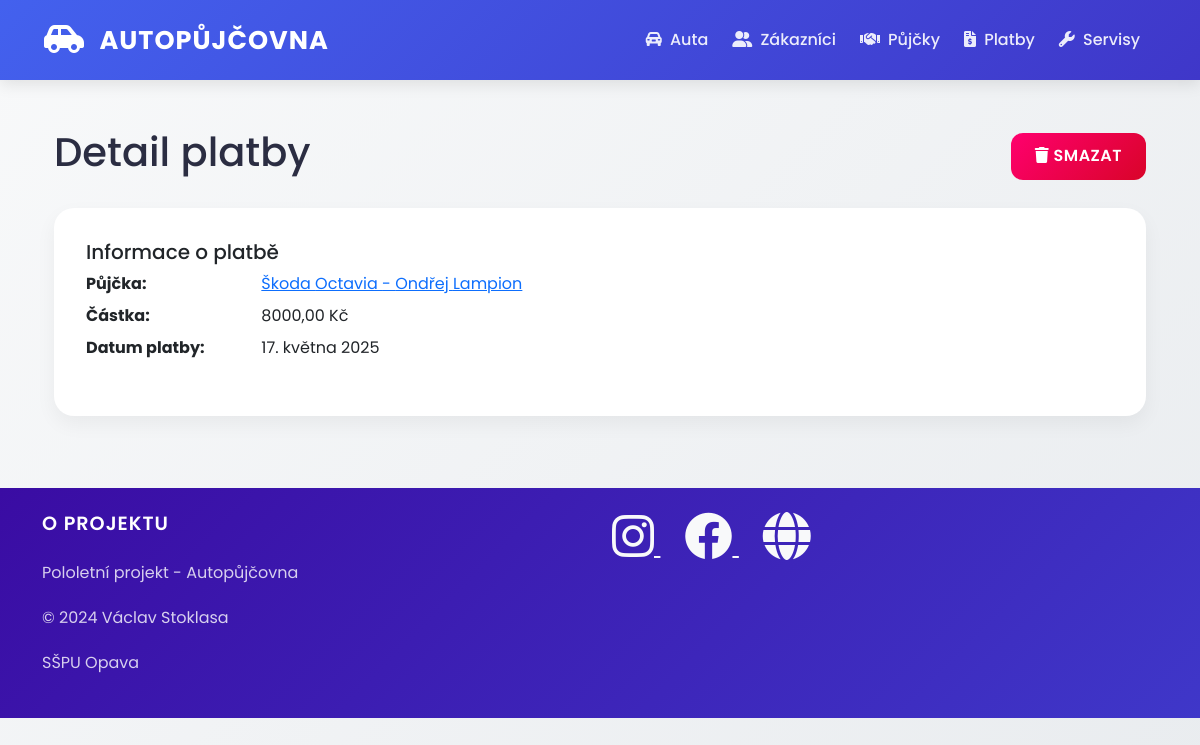
Page /platby/1/ on the committed database.
### auto/models.py (models this page shows, shortened)
class Platba(models.Model):
    datum_platby = models.DateField(verbose_name="Datum platby")
    castka = models.DecimalField(max_digits=9, decimal_places=2, verbose_name="Částka")
    pujcka = models.ForeignKey(Pujcka, on_delete=models.CASCADE, verbose_name="Půjčka")
    class Meta:
        verbose_name = "Platba"
        verbose_name_plural = "Platby"

class Pujcka(models.Model):
    datum_pujceni = models.DateField()
    datum_vraceni = models.DateField(blank=True, null=True)
    zakaznik = models.ForeignKey(Zakaznik, on_delete=models.CASCADE)
    auto = models.ForeignKey(Auto, on_delete=models.CASCADE)
    cena = models.DecimalField(max_digits=10, decimal_places=2)
    class Meta:
        verbose_name = "Pujcka"
        verbose_name_plural = "Pujcky   "

class Auto(models.Model):
    znacka = models.CharField(max_length=45,verbose_name="Značka auta",help_text="Zadejte značku auta")
    model = models.CharField(max_length=45,verbose_name="Model dané značky auta")
    rok_vyroby = models.PositiveIntegerField(blank=True, null=True, validators=[MinValueValidator(1900), MaxValueValidator(2025)],verbose_name='Rok vydání', help_text='Zadejte rok vydání (1900 - 2025)')
    dostupnost = models.BooleanField()
    cena_za_den = models.DecimalField(max_digits=10, decimal_places=2)
    class Meta:
        verbose_name = "Auto"
        verbose_name_plural = "Auta"

class Zakaznik(models.Model):
    jmeno = models.CharField(max_length=45,verbose_name="Jméno zákazníka",help_text="Zadejte křestní jméno",error_messages={'blank': "Jméno autora musí být vyplněno!"})
    prijmeni = models.CharField(max_length=45,verbose_name="Přijmení zakazníka",help_text="Zadejte přijemní",error_messages={'blank':"Přijmení autora musí být vyplněno!"})
    datum_narozeni = models.DateField(blank=True, null=True, verbose_name='Datum narození')
    email = models.CharField(max_length=38,verbose_name="e-mail zákaznika",help_text="Zadejte e-mail")
    telefon = models.CharField(max_length=9)
    class Meta:
        ordering = ['prijmeni', 'jmeno']
        verbose_name = 'Zakazník'
        verbose_name_plural = 'Zákazníci'

### auto/views.py (the view)
# urls.py: path('platby/<int:pk>/', views.detail_platby, name='detail_platby'),
def detail_platby(request, pk):
    platba = get_object_or_404(Platba, pk=pk)
    return render(request, 'platby/detail.html', {'platba': platba})

### auto/templates/platby/detail.html (shortened to what this page needs)
{% extends "base.html" %}
{% block content %}
<div class="container">
    <div class="row">
        <div class="col-12">
            <div class="d-flex justify-content-between align-items-center mb-4">
                <h1>Detail platby</h1>
                <div>
                    <button type="button" class="btn btn-danger" data-toggle="modal" data-target="#smazatPlatbu">
                        <i class="fas fa-trash"></i> Smazat
                    </button>
                </div>
            </div>
            <div class="card">
                <div class="card-body">
                    <div class="row">
                        <div class="col-md-6">
                            <h5 class="card-title">Informace o platbě</h5>
                            <dl class="row">
                                <dt class="col-sm-4">Půjčka:</dt>
                                <dd class="col-sm-8">
                                    <a href="{% url 'detail_pujcky' platba.pujcka.pk %}">
                                        {{ platba.pujcka.auto.znacka }} {{ platba.pujcka.auto.model }} -
                                        {{ platba.pujcka.zakaznik.jmeno }} {{ platba.pujcka.zakaznik.prijmeni }}
                                    </a>
                                </dd>
                                <dt class="col-sm-4">Částka:</dt>
                                <dd class="col-sm-8">{{ platba.castka }} Kč</dd>
                                <dt class="col-sm-4">Datum platby:</dt>
                                <dd class="col-sm-8">{{ platba.datum_platby }}</dd>
                            </dl>
                        </div>
                    </div>
                </div>
            </div>
        </div>
    </div>
</div>
{% endblock %}

### static/css/style.css (style rules this page uses)
:root { --primary-color: #4361ee; --secondary-color: #3f37c9; --success-color: #4cc9f0; --info-color: #4895ef; --warning-color: #f72585; --danger-color: #ff006e; --dark-color: #3a0ca3; --light-color: #f8f9fa; --gray-color: #b5b5b5; }
body { font-family: 'Poppins', sans-serif; background: linear-gradient(135deg, #f8f9fa 0%, #e9ecef 100%); color: #2b2d42; min-height: 100vh; }
.card { border: none; border-radius: 20px; box-shadow: 0 8px 20px rgba(0, 0, 0, 0.05); transition: all 0.3s ease; background: white; overflow: hidden; }
.card-body { padding: 2rem; }
.btn { border-radius: 12px; padding: 0.7rem 1.5rem; font-weight: 600; text-transform: uppercase; letter-spacing: 0.5px; transition: all 0.3s ease; position: relative; overflow: hidden; }
.btn::after { content: ''; position: absolute; top: 0; left: 0; width: 100%; height: 100%; background: linear-gradient(rgba(255,255,255,0.2), transparent); opacity: 0; transition: opacity 0.3s ease; }
.btn-danger { background: linear-gradient(135deg, var(--danger-color) 0%, #d90429 100%); border: none; }

### rows in the picture
Platba: pujcka.auto.znacka "Škoda", pujcka.auto.model "Octavia", pujcka.zakaznik.jmeno "Ondřej", pujcka.zakaznik.prijmeni "Lampion", castka "8000,00", datum_platby "17. května 2025"
